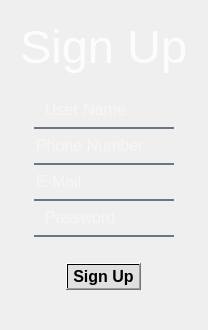
                  <widget class="QWidget" name="signup">
                   <layout class="QVBoxLayout" name="verticalLayout_13">
                    <item>
                     <widget class="QWidget" name="widget_signup" native="true">
                      <property name="styleSheet">
                       <string notr="true">background-image: url(:/images/icons/images/background.png);</string>
                      </property>
                      <layout class="QVBoxLayout" name="verticalLayout_12">
                       <item alignment="Qt::AlignHCenter|Qt::AlignVCenter">
                        <widget class="QLabel" name="label_signup">
                         <property name="font">
                          <font>
                           <pointsize>35</pointsize>
                           <weight>50</weight>
                           <italic>false</italic>
                           <bold>false</bold>
                          </font>
                         </property>
                         <property name="styleSheet">
                          <string notr="true">color:rgba(255, 255, 255, 210);
background: transparent;
font: 35pt;</string>
                         </property>
                         <property name="text">
                          <string>Sign Up</string>
                         </property>
                        </widget>
                       </item>
                       <item>
                        <widget class="QLabel" name="label_dummy_2">
                         <property name="styleSheet">
                          <string notr="true">background: transparent;</string>
                         </property>
                         <property name="text">
                          <string/>
                         </property>
                        </widget>
                       </item>
                       <item alignment="Qt::AlignHCenter|Qt::AlignVCenter">
                        <widget class="QLineEdit" name="line_userName_2">
                         <property name="enabled">
                          <bool>true</bool>
                         </property>
                         <property name="sizePolicy">
                          <sizepolicy hsizetype="Expanding" vsizetype="Fixed">
                           <horstretch>0</horstretch>
                           <verstretch>0</verstretch>
                          </sizepolicy>
                         </property>
                         <property name="font">
                          <font>
                           <pointsize>12</pointsize>
                           <weight>50</weight>
                           <italic>false</italic>
                           <bold>false</bold>
                          </font>
                         </property>
                         <property name="styleSheet">
                          <string notr="true">background-color:rgba(0, 0, 0, 0);
border:none;
border-bottom:2px solid rgba(105, 118, 132, 255);
color:rgba(255, 255, 255, 230);
padding-bottom:7px;
background: transparent;
font: 12pt;</string>
                         </property>
                         <property name="placeholderText">
                          <string>  User Name</string>
                         </property>
                        </widget>
                       </item>
                       <item alignment="Qt::AlignHCenter">
                        <widget class="QLineEdit" name="line_phoneNumber">
                         <property name="enabled">
                          <bool>true</bool>
                         </property>
                         <property name="sizePolicy">
                          <sizepolicy hsizetype="Expanding" vsizetype="Fixed">
                           <horstretch>0</horstretch>
                           <verstretch>0</verstretch>
                          </sizepolicy>
                         </property>
                         <property name="font">
                          <font>
                           <pointsize>12</pointsize>
                           <weight>50</weight>
                           <italic>false</italic>
                           <bold>false</bold>
                          </font>
                         </property>
                         <property name="styleSheet">
                          <string notr="true">background-color:rgba(0, 0, 0, 0);
border:none;
border-bottom:2px solid rgba(105, 118, 132, 255);
color:rgba(255, 255, 255, 230);
padding-bottom:7px;
background: transparent;
font: 12pt;</string>
                         </property>
                         <property name="placeholderText">
                          <string>Phone Number</string>
                         </property>
                        </widget>
                       </item>
                       <item alignment="Qt::AlignHCenter|Qt::AlignVCenter">
                        <widget class="QLineEdit" name="line_email">
                         <property name="styleSheet">
                          <string notr="true">background-color:rgba(0, 0, 0, 0);
border:none;
border-bottom:2px solid rgba(105, 118, 132, 255);
color:rgba(255, 255, 255, 230);
padding-bottom:7px;
background: transparent;
font: 12pt;</string>
                         </property>
                         <property name="placeholderText">
                          <string>E-Mail</string>
                         </property>
                        </widget>
                       </item>
                       <item alignment="Qt::AlignHCenter">
                        <widget class="QLineEdit" name="line_password_2">
                         <property name="sizePolicy">
                          <sizepolicy hsizetype="Maximum" vsizetype="Fixed">
                           <horstretch>0</horstretch>
                           <verstretch>0</verstretch>
                          </sizepolicy>
                         </property>
                         <property name="font">
                          <font>
                           <pointsize>12</pointsize>
                           <weight>50</weight>
                           <italic>false</italic>
                           <bold>false</bold>
                          </font>
                         </property>
                         <property name="styleSheet">
                          <string notr="true">background-color:rgba(0, 0, 0, 0);
border:none;
border-bottom:2px solid rgba(105, 118, 132, 255);
color:rgba(255, 255, 255, 230);
padding-bottom:7px;
background: transparent;
font: 12pt;</string>
                         </property>
                         <property name="echoMode">
                          <enum>QLineEdit::Password</enum>
                         </property>
                         <property name="placeholderText">
                          <string>  Password</string>
                         </property>
                        </widget>
                       </item>
                       <item>
                        <widget class="QLabel" name="label_dummy_3">
                         <property name="styleSheet">
                          <string notr="true">background: transparent;</string>
                         </property>
                         <property name="text">
                          <string/>
                         </property>
                        </widget>
                       </item>
                       <item alignment="Qt::AlignHCenter|Qt::AlignVCenter">
                        <widget class="QPushButton" name="button_singup">
                         <property name="sizePolicy">
                          <sizepolicy hsizetype="Expanding" vsizetype="Maximum">
                           <horstretch>0</horstretch>
                           <verstretch>0</verstretch>
                          </sizepolicy>
                         </property>
                         <property name="font">
                          <font>
                           <pointsize>12</pointsize>
                           <weight>75</weight>
                           <bold>true</bold>
                          </font>
                         </property>
                         <property name="styleSheet">
                          <string notr="true">background: transparent;
background-color: qlineargradient(spread:pad, x1:0, y1:0, x2:1, y2:0, stop:0 rgba(1, 0, 0, 16), stop:1 rgba(1, 0, 0, 16));</string>
                         </property>
                         <property name="text">
                          <string>Sign Up</string>
                         </property>
                        </widget>
                       </item>
                       <item>
                        <widget class="QLabel" name="label_dummy_4">
                         <property name="styleSheet">
                          <string notr="true">background: transparent;</string>
                         </property>
                         <property name="text">
                          <string/>
                         </property>
                        </widget>
                       </item>
                      </layout>
                     </widget>
                    </item>
                   </layout>
                  </widget>
